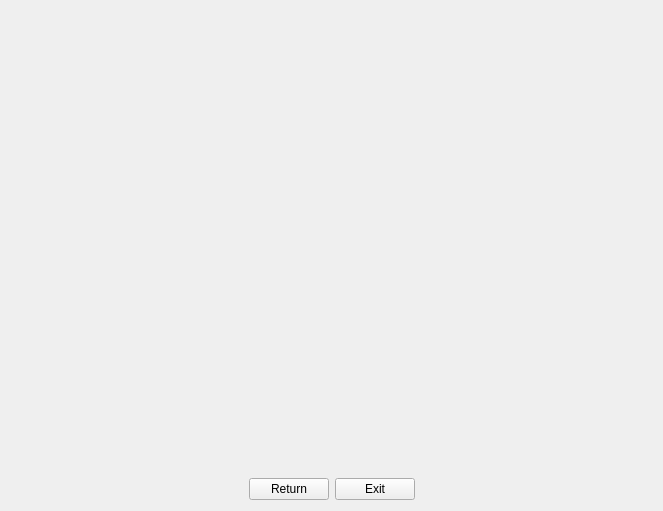
<?xml version="1.0" encoding="UTF-8"?>
<ui version="4.0">
 <class>FaceRecognitionUI</class>
 <widget class="QWidget" name="FaceRecognitionUI">
  <property name="geometry">
   <rect>
    <x>0</x>
    <y>0</y>
    <width>659</width>
    <height>510</height>
   </rect>
  </property>
  <property name="windowTitle">
   <string>FaceRecognitionUI</string>
  </property>
  <layout class="QVBoxLayout" name="verticalLayout">
   <item>
    <widget class="QLabel" name="frame">
     <property name="sizePolicy">
      <sizepolicy hsizetype="Expanding" vsizetype="Expanding">
       <horstretch>1</horstretch>
       <verstretch>1</verstretch>
      </sizepolicy>
     </property>
     <property name="minimumSize">
      <size>
       <width>641</width>
       <height>461</height>
      </size>
     </property>
     <property name="text">
      <string/>
     </property>
    </widget>
   </item>
   <item>
    <layout class="QHBoxLayout" name="horizontalLayout">
     <item>
      <spacer name="horizontalSpacer">
       <property name="orientation">
        <enum>Qt::Horizontal</enum>
       </property>
       <property name="sizeHint" stdset="0">
        <size>
         <width>40</width>
         <height>20</height>
        </size>
       </property>
      </spacer>
     </item>
     <item>
      <widget class="QPushButton" name="return_button">
       <property name="text">
        <string>Return</string>
       </property>
      </widget>
     </item>
     <item>
      <widget class="QPushButton" name="exit_button">
       <property name="text">
        <string>Exit</string>
       </property>
      </widget>
     </item>
     <item>
      <spacer name="horizontalSpacer_2">
       <property name="orientation">
        <enum>Qt::Horizontal</enum>
       </property>
       <property name="sizeHint" stdset="0">
        <size>
         <width>40</width>
         <height>20</height>
        </size>
       </property>
      </spacer>
     </item>
    </layout>
   </item>
  </layout>
 </widget>
 <layoutdefault spacing="6" margin="11"/>
 <resources/>
 <connections/>
</ui>
